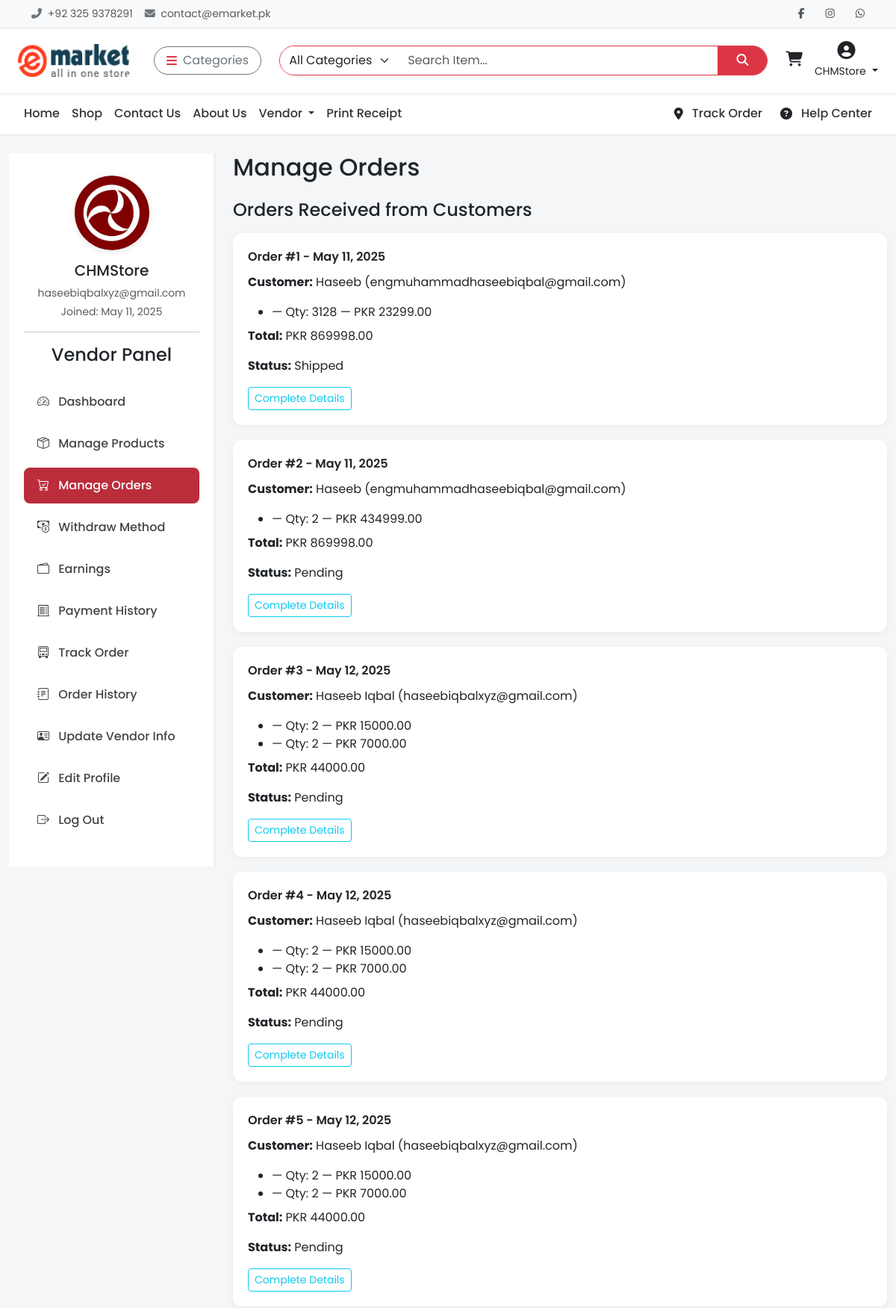
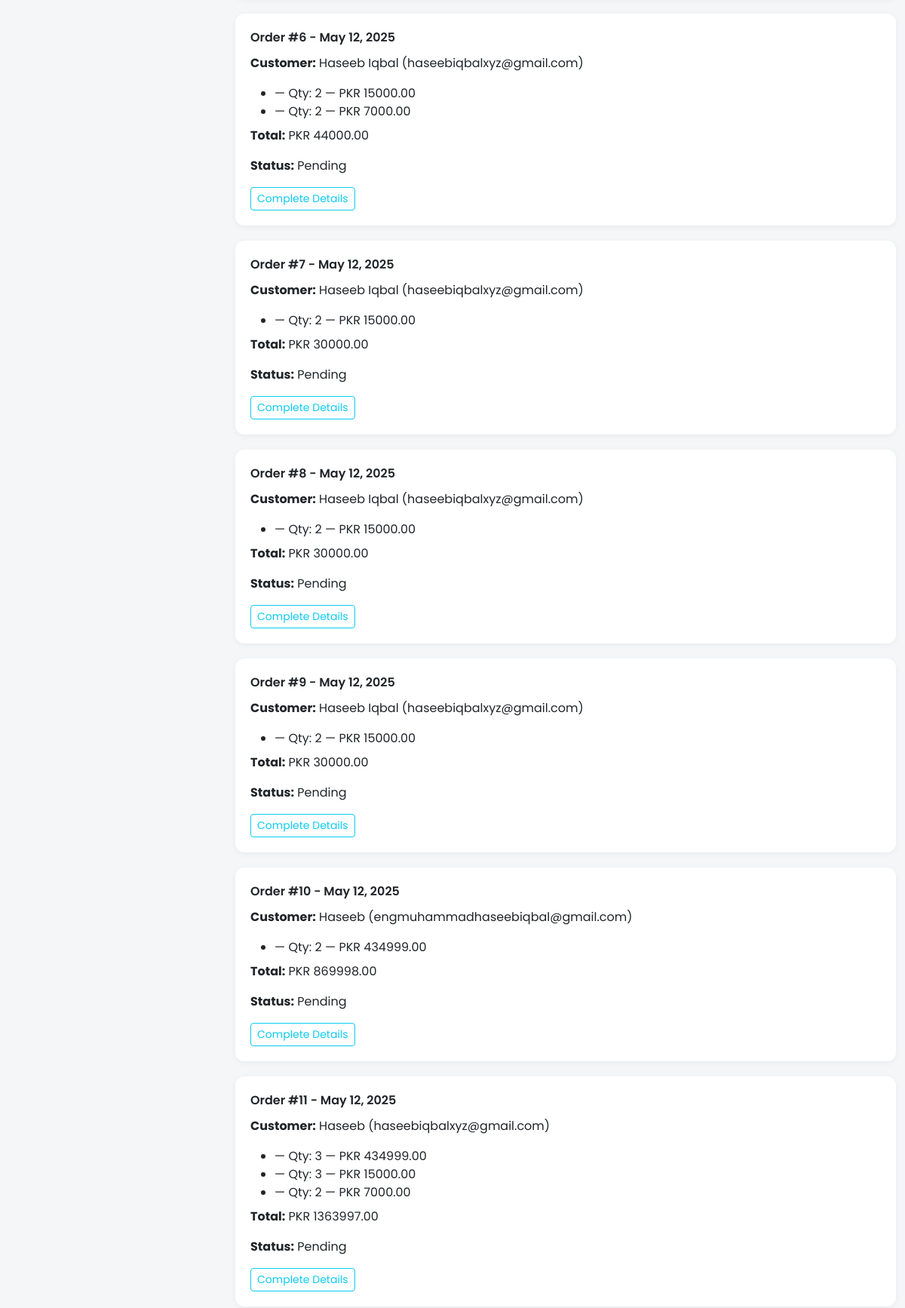
/vendor/orders/ (signed in, upper part), run on the app's committed database (2 pictures, top to bottom).
### eMarket/api/models.py (models this page shows, shortened)
class CustomUser(AbstractUser):
    email = models.EmailField(unique=True)
    phone = models.CharField(max_length=20, blank=True)
    profile_image = models.ImageField(upload_to='profiles/', blank=True, null=True)
    is_vendor = models.BooleanField(default=False)
    is_customer = models.BooleanField(default=True)
    address = models.TextField(blank=True)

class Order(models.Model):
    STATUS_CHOICES = [
        ('Pending', 'Pending'),
        ('Processing', 'Processing'),
        ('Shipped', 'Shipped'),
        ('Delivered', 'Delivered'),
        ('Cancelled', 'Cancelled'),
        ('Returned', 'Returned'),
    ]
    user = models.ForeignKey(settings.AUTH_USER_MODEL, on_delete=models.SET_NULL, null=True, blank=True)
    full_name = models.CharField(max_length=255)
    email = models.EmailField()
    phone = models.CharField(max_length=20)
    address = models.TextField()
    city = models.CharField(max_length=100)
    zip_code = models.CharField(max_length=10)
    total_amount = models.DecimalField(max_digits=10, decimal_places=2)
    status = models.CharField(max_length=20, choices=STATUS_CHOICES, default='Pending')
    created_at = models.DateTimeField(auto_now_add=True)
    shipped_at = models.DateTimeField(null=True, blank=True)
    delivered_at = models.DateTimeField(null=True, blank=True)
    courier = models.CharField(max_length=100, blank=True, null=True)
    tracking_number = models.CharField(max_length=100, blank=True, null=True)
    estimated_delivery = models.DateField(default=default_estimated_delivery, null=True, blank=True)

class OrderItem(models.Model):
    order = models.ForeignKey(Order, related_name='items', on_delete=models.CASCADE)
    product = models.ForeignKey(Product, on_delete=models.CASCADE)
    color = models.CharField(max_length=50, blank=True, null=True)
    size = models.CharField(max_length=50, blank=True, null=True)
    price = models.DecimalField(max_digits=10, decimal_places=2)
    quantity = models.PositiveIntegerField()

### eMarket/api/vendashviews.py (the view)
# urls.py: path('vendor/orders/', vendashviews.manage_orders, name='vendor_manage_orders'),
@login_required
def manage_orders(request):
    vendor_products = Product.objects.filter(vendor=request.user.vendor)
    sold_items = OrderItem.objects.filter(product__in=vendor_products).select_related('order')
    vendor_orders = Order.objects.filter(id__in=sold_items.values_list('order_id', flat=True).distinct())
    my_orders = Order.objects.filter(user=request.user)
    return render(request, 'vendor/manage_orders.html', {
        'vendor_orders': vendor_orders,
        'my_orders': my_orders,
    })

### eMarket/api/context_processors.py (called while the page is built)
def cart_total_items(request):
    cart = Cart.get_or_create_cart(request)
    return {'cart': cart}

### eMarket/api/models.py (called while the page is built)
    @property
    def total_items(self):
        return sum(item.quantity for item in self.items.all())

    @staticmethod
    def get_or_create_cart(request):
        if request.user.is_authenticated:
            cart, _ = Cart.objects.get_or_create(user=request.user, session_key=None)
        else:
            session_key = request.session.session_key
            if not session_key:
                request.session.create()
                session_key = request.session.session_key
            cart, _ = Cart.objects.get_or_create(user=None, session_key=session_key)
        return cart

### eMarket/templates/vendor/manage_orders.html (shortened to what this page needs)
{% extends 'base.html' %}
{% load static %}
{% block content %}
<div class="container-fluid mt-4">
  <div class="row">
    <div class="col-lg-3">
      <div class="sidebar">
        <div class="text-center">
         <img
        src="{% if request.user.profile_image %}{{ request.user.profile_image.url }}{% else %}{% static 'images/default-user.png' %}{% endif %}"
        alt="User Image"
        class="user-img"
      ><h5 class="mt-2">{{ request.user.username }}</h5>
          <p class="text-muted small mb-1">{{ request.user.email }}</p>
          <p class="small text-muted">Joined: {{ request.user.date_joined|date:"M d, Y" }}</p>
        </div>
        <hr>
        {% include 'includes/sidebar_vendor.html' %}
      </div>
    </div>
    <div class="col-lg-9">
      <h2 class="mb-4">Manage Orders</h2>
      <h4 class="mb-3">Orders Received from Customers</h4>
      {% if vendor_orders %}
        {% for order in vendor_orders %}
        <div class="order-card">
          <div class="order-header">Order #{{ order.id }} - {{ order.created_at|date:"M d, Y" }}</div>
          <p><strong>Customer:</strong> {{ order.full_name }} ({{ order.email }})</p>
          <ul class="mb-2">
            {% for item in order.items.all %}
              <li>
                <strong>{{ item.product.title }}</strong> —
                Qty: {{ item.quantity }} —
                PKR {{ item.price }}
              </li>
            {% endfor %}
          </ul>
          <p><strong>Total:</strong> PKR {{ order.total_amount }}</p>
          <p><strong>Status:</strong> {{ order.status }}</p>
          <div class="order-actions">
            <a href="{% url 'vendor_order_detail' order.id %}" class="btn btn-sm btn-outline-info">Complete Details</a>
          </div>
        </div>
        {% endfor %}
      {% else %}
        <p>No orders received yet.</p>
      {% endif %}
    </div>
  </div>
</div>
{% endblock %}

### eMarket/templates/includes/header.html (shortened to what this page needs)
{% load static %}
<div class="topbar border-bottom bg-light py-2 small">
  <div class="container d-flex justify-content-between align-items-center flex-wrap">
    <div class="text-muted d-flex align-items-center gap-3">
      <span><i class="fas fa-phone-alt me-1 text-secondary"></i> +92 325 9378291</span>
      <span><i class="fas fa-envelope me-1 text-secondary"></i> contact@emarket.pk</span>
    </div>
    <div class="d-flex align-items-center gap-3 mt-2 mt-md-0">
      <a href="https://www.facebook.com/ChoudharyMuhammadArslan" class="text-muted"><i class="fab fa-facebook-f"></i></a>
      <a href="https://www.instagram.com/choudharymuhammadarslan/" class="text-muted"><i class="fab fa-instagram"></i></a>
      <a href="https://wa.me/923229989145" class="text-muted"><i class="fab fa-whatsapp"></i></a>
    </div>
  </div>
</div>
<nav class="navbar navbar-expand-lg bg-white shadow-sm py-3 sticky-top">
  <div class="container-fluid px-4">
    <a class="navbar-brand fw-bold me-4 d-flex align-items-center" href="{% url 'home' %}">
      <img src="{% static 'images/logo.jpg' %}" alt="Logo" width="150" height="30" class="me-2 rounded">
    </a>
    <div class="dropdown me-3">
      <button class="btn btn-outline-secondary d-flex align-items-center rounded-pill px-3" type="button" data-bs-toggle="dropdown">
        <i class="fas fa-bars me-2 text-danger"></i> Categories
      </button>
    </div>
    <form class="d-flex flex-grow-1 mx-2" method="GET" action="{% url 'search_products' %}">
      <div class="input-group rounded-pill overflow-hidden border border-danger">
        <select name="category" class="form-select border-0" style="max-width: 160px;">
          <option value="">All Categories</option>
        </select>
        <input type="search" name="q" class="form-control border-0" placeholder="Search Item..." required>
        <button class="btn btn-danger rounded-0 px-4" type="submit"><i class="fas fa-search"></i></button>
      </div>
    </form>
    <div class="d-flex align-items-center ms-3 gap-3">
      <a href="#" id="cart-icon" class="text-dark position-relative" data-bs-toggle="offcanvas" data-bs-target="#cartSidebar">
        <i class="fas fa-shopping-cart fs-5"></i>
        <br>
      </a>
{% if user.is_authenticated %}
  <div class="dropdown text-center">
    <a href="#" class="text-dark text-decoration-none dropdown-toggle" data-bs-toggle="dropdown">
      <i class="fas fa-user-circle fs-4"></i><br>
      <small>{{ user.username }}</small>
    </a>
  </div>
{% else %}
  <a href="#" class="text-dark text-decoration-none text-center" data-bs-toggle="modal" data-bs-target="#loginModal">
    <i class="fas fa-sign-in-alt fs-5"></i><br><small>Login</small>
  </a>
{% endif %}
    </div>
  </div>
</nav>

### eMarket/templates/base.html (style rules this page uses)
* { font-family: 'Poppins', sans-serif; }
body { background-color: #f4f4f4; }
.topbar { background-color: #f8f9fa; font-size: 14px; padding: 6px 0; }
.topbar a { color: #333; margin-left: 12px; transition: color 0.2s ease; }
.navbar-brand img { height: 44px; }

### eMarket/templates/vendor/manage_orders.html (style rules this page uses)
.user-img { width: 100px; height: 100px; object-fit: cover; border-radius: 50%; display: block; margin: 0 auto 15px; box-shadow: 0 2px 8px rgba(0, 0, 0, 0.1); }
.order-card { background: white; border-radius: 12px; padding: 20px; box-shadow: 0 2px 8px rgba(0,0,0,0.05); margin-bottom: 20px; }
.order-header { font-weight: 600; margin-bottom: 10px; }
.order-actions a { margin-right: 10px; }
body { background-color: #f4f6f8; font-family: 'Poppins', sans-serif; }
.sidebar { background: #fff; padding: 30px 20px; border-right: 1px solid #e0e0e0; min-height: 100vh; position: sticky; top: 0; }

### data on the page
CustomUser: username "CHMStore", profile_image (picture), user.username "CHMStore", user.email "haseebiqbalxyz@gmail.com", user.date_joined "May 11, 2025"
Order: id "1", created_at "May 11, 2025", full_name "Haseeb", email "engmuhammadhaseebiqbal@gmail.com", total_amount "869998.00", status "Shipped"
OrderItem: quantity "3128", price "23299.00"
Order: id "2", created_at "May 11, 2025", full_name "Haseeb", email "engmuhammadhaseebiqbal@gmail.com", total_amount "869998.00", status "Pending"
OrderItem: quantity "2", price "434999.00"
Order: id "3", created_at "May 12, 2025", full_name "Haseeb Iqbal", email "haseebiqbalxyz@gmail.com", total_amount "44000.00", status "Pending"
OrderItem: quantity "2", price "15000.00"
OrderItem: quantity "2", price "7000.00"
Order: id "4", created_at "May 12, 2025", full_name "Haseeb Iqbal", email "haseebiqbalxyz@gmail.com", total_amount "44000.00", status "Pending"
OrderItem: quantity "2", price "15000.00"
OrderItem: quantity "2", price "7000.00"
Order: id "5", created_at "May 12, 2025", full_name "Haseeb Iqbal", email "haseebiqbalxyz@gmail.com", total_amount "44000.00", status "Pending"
OrderItem: quantity "2", price "15000.00"
OrderItem: quantity "2", price "7000.00"
Order: id "6", created_at "May 12, 2025", full_name "Haseeb Iqbal", email "haseebiqbalxyz@gmail.com", total_amount "44000.00", status "Pending"
OrderItem: quantity "2", price "15000.00"
OrderItem: quantity "2", price "7000.00"
Order: id "7", created_at "May 12, 2025", full_name "Haseeb Iqbal", email "haseebiqbalxyz@gmail.com", total_amount "30000.00", status "Pending"
OrderItem: quantity "2", price "15000.00"
Order: id "8", created_at "May 12, 2025", full_name "Haseeb Iqbal", email "haseebiqbalxyz@gmail.com", total_amount "30000.00", status "Pending"
OrderItem: quantity "2", price "15000.00"
Order: id "9", created_at "May 12, 2025", full_name "Haseeb Iqbal", email "haseebiqbalxyz@gmail.com", total_amount "30000.00", status "Pending"
OrderItem: quantity "2", price "15000.00"
Order: id "10", created_at "May 12, 2025", full_name "Haseeb", email "engmuhammadhaseebiqbal@gmail.com", total_amount "869998.00", status "Pending"
OrderItem: quantity "2", price "434999.00"
Order: id "11", created_at "May 12, 2025", full_name "Haseeb", email "haseebiqbalxyz@gmail.com", total_amount "1363997.00", status "Pending"
OrderItem: quantity "3", price "434999.00"
OrderItem: quantity "3", price "15000.00"
OrderItem: quantity "2", price "7000.00"
